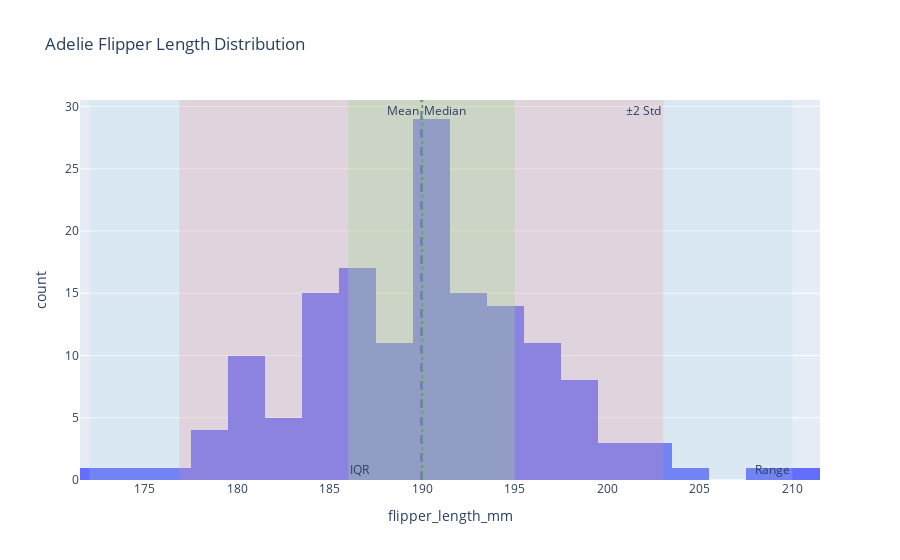
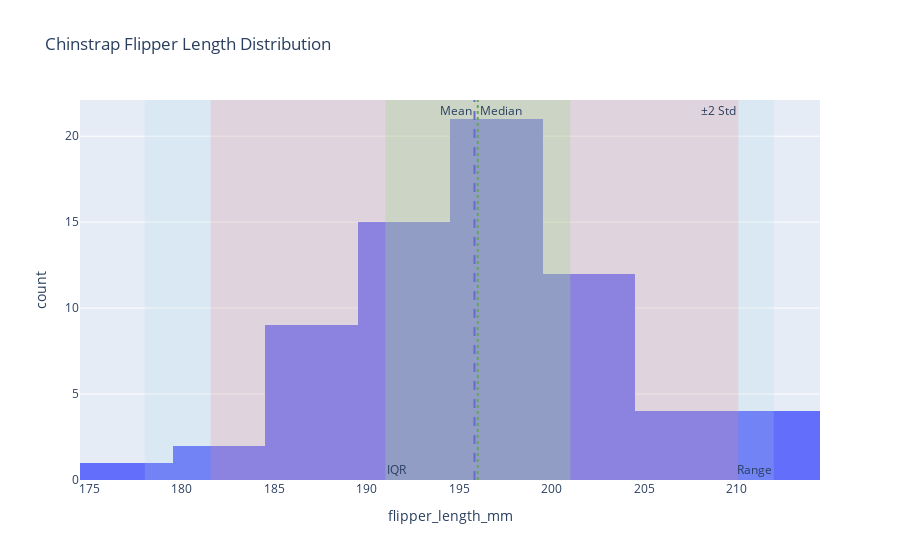
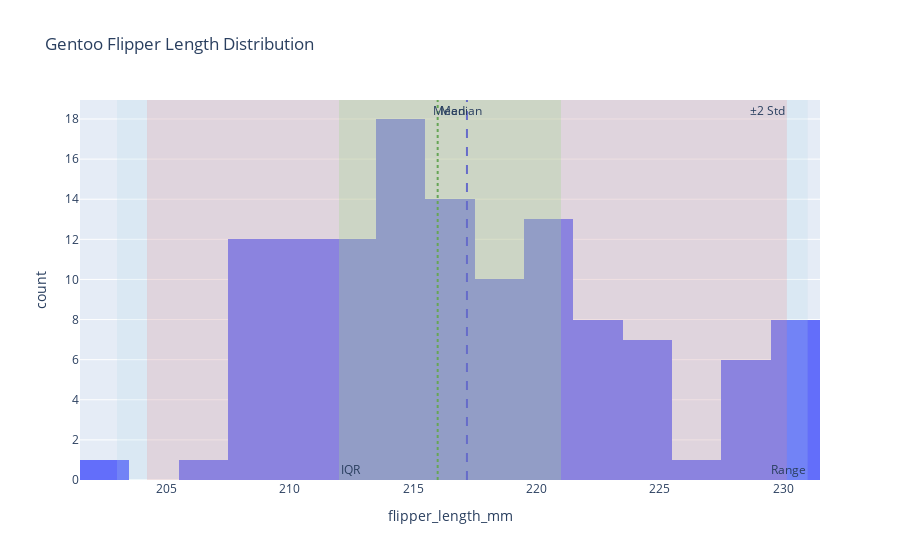

Notebook code cell kept with these figures, in order:
### Markdown cell above
According to the Chatbot, to achieve this in Plotly, we can create histograms for the flipper_length_mm variable for each species in the Penguins dataset, and use the add_vline() method to mark vertical lines at the mean and median values, while using add_vrect() to highlight ranges such as:

1. Load the Penguins dataset and separate the data by species.
2. For each species:
Compute the descriptive statistics (mean, median, standard deviation, min, max, Q1, and Q3).
Plot the histogram of flipper_length_mm.
Use add_vline() to mark the mean and median.
Use add_vrect() to highlight the ranges (min-max, IQR, and mean ± 2*std).

### Code cell
import pandas as pd
import plotly.express as px
import plotly.graph_objects as go

# Load penguins dataset
url = "https://raw.githubusercontent.com/mwaskom/seaborn-data/master/penguins.csv"
penguins = pd.read_csv(url)

# Drop rows with missing 'flipper_length_mm' or 'species'
penguins = penguins.dropna(subset=['flipper_length_mm', 'species'])

# Define function to plot histogram with vertical lines and rectangles
def plot_flipper_length_distribution(species_name, data):
    # Filter data for the species
    species_data = data[data['species'] == species_name]
    
    # Compute statistics
    mean_val = species_data['flipper_length_mm'].mean()
    median_val = species_data['flipper_length_mm'].median()
    std_val = species_data['flipper_length_mm'].std()
    min_val = species_data['flipper_length_mm'].min()
    max_val = species_data['flipper_length_mm'].max()
    q1 = species_data['flipper_length_mm'].quantile(0.25)
    q3 = species_data['flipper_length_mm'].quantile(0.75)
    
    # Create histogram
    fig = px.histogram(species_data, x="flipper_length_mm", title=f'{species_name} Flipper Length Distribution')
    
    # Add vertical lines (mean and median)
    fig.add_vline(x=mean_val, line_dash="dash", line_color="blue", annotation_text="Mean", annotation_position="top left")
    fig.add_vline(x=median_val, line_dash="dot", line_color="green", annotation_text="Median", annotation_position="top right")
    
    # Add vertical rectangles for ranges
    # Range (min to max)
    fig.add_vrect(x0=min_val, x1=max_val, fillcolor="lightblue", opacity=0.2, line_width=0, annotation_text="Range", annotation_position="bottom right")
    
    # Interquartile Range (Q1 to Q3)
    fig.add_vrect(x0=q1, x1=q3, fillcolor="lightgreen", opacity=0.3, line_width=0, annotation_text="IQR", annotation_position="bottom left")
    
    # Range (mean ± 2 std)
    fig.add_vrect(x0=mean_val - 2 * std_val, x1=mean_val + 2 * std_val, fillcolor="lightcoral", opacity=0.2, line_width=0, annotation_text="±2 Std", annotation_position="top right")
    
    fig.show()

# List of unique species
species_list = penguins['species'].unique()

# Plot histograms for each species
for species in species_list:
    plot_flipper_length_distribution(species, penguins)

### Figure 1 — Plotly figure (JSON) as saved in the notebook; plotly's stock layout.template omitted (floating-point values rounded to 4 significant figures; data arrays with more than 128 entries replaced by an {"elided": "..."} marker saying what was removed)
{"data": [{"alignmentgroup": "True", "bingroup": "x", "hovertemplate": "flipper_length_mm=%{x}<br>count=%{y}<extra></extra>", "legendgroup": "", "marker": {"color": "#636efa", "pattern": {"shape": ""}}, "name": "", "offsetgroup": "", "orientation": "v", "showlegend": false, "type": "histogram", "x": {"elided": "151 int values"}, "xaxis": "x", "yaxis": "y"}], "layout": {"annotations": [{"showarrow": false, "text": "Mean", "x": 190.0, "xanchor": "right", "xref": "x", "y": 1, "yanchor": "top", "yref": "y domain"}, {"showarrow": false, "text": "Median", "x": 190, "xanchor": "left", "xref": "x", "y": 1, "yanchor": "top", "yref": "y domain"}, {"showarrow": false, "text": "Range", "x": 210, "xanchor": "right", "xref": "x", "y": 0, "yanchor": "bottom", "yref": "y domain"}, {"showarrow": false, "text": "IQR", "x": 186, "xanchor": "left", "xref": "x", "y": 0, "yanchor": "bottom", "yref": "y domain"}, {"showarrow": false, "text": "±2 Std", "x": 203.0, "xanchor": "right", "xref": "x", "y": 1, "yanchor": "top", "yref": "y domain"}], "barmode": "relative", "legend": {"tracegroupgap": 0}, "shapes": [{"line": {"color": "blue", "dash": "dash"}, "type": "line", "x0": 190.0, "x1": 190.0, "xref": "x", "y0": 0, "y1": 1, "yref": "y domain"}, {"line": {"color": "green", "dash": "dot"}, "type": "line", "x0": 190, "x1": 190, "xref": "x", "y0": 0, "y1": 1, "yref": "y domain"}, {"fillcolor": "lightblue", "line": {"width": 0}, "opacity": 0.2, "type": "rect", "x0": 172, "x1": 210, "xref": "x", "y0": 0, "y1": 1, "yref": "y domain"}, {"fillcolor": "lightgreen", "line": {"width": 0}, "opacity": 0.3, "type": "rect", "x0": 186, "x1": 195, "xref": "x", "y0": 0, "y1": 1, "yref": "y domain"}, {"fillcolor": "lightcoral", "line": {"width": 0}, "opacity": 0.2, "type": "rect", "x0": 176.9, "x1": 203.0, "xref": "x", "y0": 0, "y1": 1, "yref": "y domain"}], "title": {"text": "Adelie Flipper Length Distribution"}, "xaxis": {"anchor": "y", "domain": [0, 1], "title": {"text": "flipper_length_mm"}}, "yaxis": {"anchor": "x", "domain": [0, 1], "title": {"text": "count"}}}}

### Figure 2 — Plotly figure (JSON) as saved in the notebook; plotly's stock layout.template omitted (floating-point values rounded to 4 significant figures)
{"data": [{"alignmentgroup": "True", "bingroup": "x", "hovertemplate": "flipper_length_mm=%{x}<br>count=%{y}<extra></extra>", "legendgroup": "", "marker": {"color": "#636efa", "pattern": {"shape": ""}}, "name": "", "offsetgroup": "", "orientation": "v", "showlegend": false, "type": "histogram", "x": [192, 196, 193, 188, 197, 198, 178, 197, 195, 198, 193, 194, 185, 201, 190, 201, 197, 181, 190, 195, 181, 191, 187, 193, 195, 197, 200, 200, 191, 205, 187, 201, 187, 203, 195, 199, 195, 210, 192, 205, 210, 187, 196, 196, 196, 201, 190, 212, 187, 198, 199, 201, 193, 203, 187, 197, 191, 203, 202, 194, 206, 189, 195, 207, 202, 193, 210, 198], "xaxis": "x", "yaxis": "y"}], "layout": {"annotations": [{"showarrow": false, "text": "Mean", "x": 195.8, "xanchor": "right", "xref": "x", "y": 1, "yanchor": "top", "yref": "y domain"}, {"showarrow": false, "text": "Median", "x": 196, "xanchor": "left", "xref": "x", "y": 1, "yanchor": "top", "yref": "y domain"}, {"showarrow": false, "text": "Range", "x": 212, "xanchor": "right", "xref": "x", "y": 0, "yanchor": "bottom", "yref": "y domain"}, {"showarrow": false, "text": "IQR", "x": 191, "xanchor": "left", "xref": "x", "y": 0, "yanchor": "bottom", "yref": "y domain"}, {"showarrow": false, "text": "±2 Std", "x": 210.1, "xanchor": "right", "xref": "x", "y": 1, "yanchor": "top", "yref": "y domain"}], "barmode": "relative", "legend": {"tracegroupgap": 0}, "shapes": [{"line": {"color": "blue", "dash": "dash"}, "type": "line", "x0": 195.8, "x1": 195.8, "xref": "x", "y0": 0, "y1": 1, "yref": "y domain"}, {"line": {"color": "green", "dash": "dot"}, "type": "line", "x0": 196, "x1": 196, "xref": "x", "y0": 0, "y1": 1, "yref": "y domain"}, {"fillcolor": "lightblue", "line": {"width": 0}, "opacity": 0.2, "type": "rect", "x0": 178, "x1": 212, "xref": "x", "y0": 0, "y1": 1, "yref": "y domain"}, {"fillcolor": "lightgreen", "line": {"width": 0}, "opacity": 0.3, "type": "rect", "x0": 191, "x1": 201, "xref": "x", "y0": 0, "y1": 1, "yref": "y domain"}, {"fillcolor": "lightcoral", "line": {"width": 0}, "opacity": 0.2, "type": "rect", "x0": 181.6, "x1": 210.1, "xref": "x", "y0": 0, "y1": 1, "yref": "y domain"}], "title": {"text": "Chinstrap Flipper Length Distribution"}, "xaxis": {"anchor": "y", "domain": [0, 1], "title": {"text": "flipper_length_mm"}}, "yaxis": {"anchor": "x", "domain": [0, 1], "title": {"text": "count"}}}}

### Figure 3 — Plotly figure (JSON) as saved in the notebook; plotly's stock layout.template omitted (floating-point values rounded to 4 significant figures)
{"data": [{"alignmentgroup": "True", "bingroup": "x", "hovertemplate": "flipper_length_mm=%{x}<br>count=%{y}<extra></extra>", "legendgroup": "", "marker": {"color": "#636efa", "pattern": {"shape": ""}}, "name": "", "offsetgroup": "", "orientation": "v", "showlegend": false, "type": "histogram", "x": [211, 230, 210, 218, 215, 210, 211, 219, 209, 215, 214, 216, 214, 213, 210, 217, 210, 221, 209, 222, 218, 215, 213, 215, 215, 215, 216, 215, 210, 220, 222, 209, 207, 230, 220, 220, 213, 219, 208, 208, 208, 225, 210, 216, 222, 217, 210, 225, 213, 215, 210, 220, 210, 225, 217, 220, 208, 220, 208, 224, 208, 221, 214, 231, 219, 230, 214, 229, 220, 223, 216, 221, 221, 217, 216, 230, 209, 220, 215, 223, 212, 221, 212, 224, 212, 228, 218, 218, 212, 230, 218, 228, 212, 224, 214, 226, 216, 222, 203, 225, 219, 228, 215, 228, 216, 215, 210, 219, 208, 209, 216, 229, 213, 230, 217, 230, 217, 222, 214, 215, 222, 212, 213], "xaxis": "x", "yaxis": "y"}], "layout": {"annotations": [{"showarrow": false, "text": "Mean", "x": 217.2, "xanchor": "right", "xref": "x", "y": 1, "yanchor": "top", "yref": "y domain"}, {"showarrow": false, "text": "Median", "x": 216, "xanchor": "left", "xref": "x", "y": 1, "yanchor": "top", "yref": "y domain"}, {"showarrow": false, "text": "Range", "x": 231, "xanchor": "right", "xref": "x", "y": 0, "yanchor": "bottom", "yref": "y domain"}, {"showarrow": false, "text": "IQR", "x": 212, "xanchor": "left", "xref": "x", "y": 0, "yanchor": "bottom", "yref": "y domain"}, {"showarrow": false, "text": "±2 Std", "x": 230.2, "xanchor": "right", "xref": "x", "y": 1, "yanchor": "top", "yref": "y domain"}], "barmode": "relative", "legend": {"tracegroupgap": 0}, "shapes": [{"line": {"color": "blue", "dash": "dash"}, "type": "line", "x0": 217.2, "x1": 217.2, "xref": "x", "y0": 0, "y1": 1, "yref": "y domain"}, {"line": {"color": "green", "dash": "dot"}, "type": "line", "x0": 216, "x1": 216, "xref": "x", "y0": 0, "y1": 1, "yref": "y domain"}, {"fillcolor": "lightblue", "line": {"width": 0}, "opacity": 0.2, "type": "rect", "x0": 203, "x1": 231, "xref": "x", "y0": 0, "y1": 1, "yref": "y domain"}, {"fillcolor": "lightgreen", "line": {"width": 0}, "opacity": 0.3, "type": "rect", "x0": 212, "x1": 221, "xref": "x", "y0": 0, "y1": 1, "yref": "y domain"}, {"fillcolor": "lightcoral", "line": {"width": 0}, "opacity": 0.2, "type": "rect", "x0": 204.2, "x1": 230.2, "xref": "x", "y0": 0, "y1": 1, "yref": "y domain"}], "title": {"text": "Gentoo Flipper Length Distribution"}, "xaxis": {"anchor": "y", "domain": [0, 1], "title": {"text": "flipper_length_mm"}}, "yaxis": {"anchor": "x", "domain": [0, 1], "title": {"text": "count"}}}}
